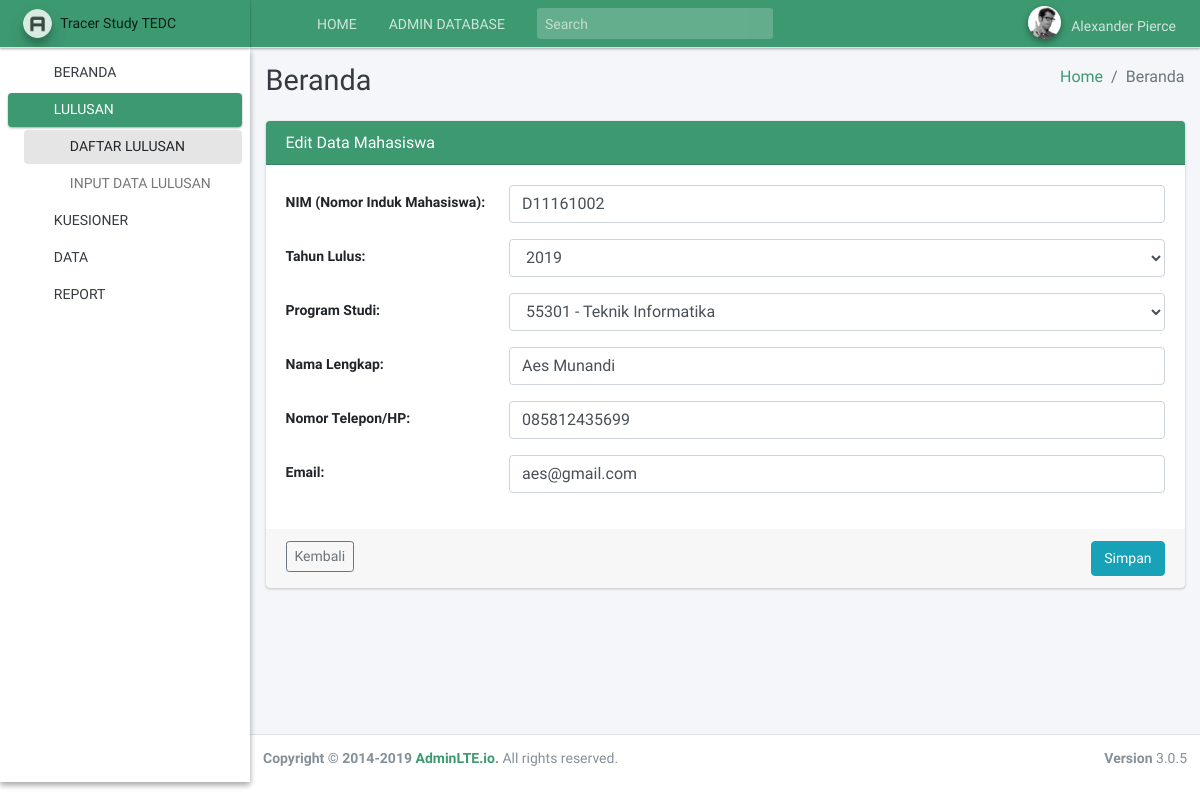
Before: /lulusan/update/2/ (signed in) with the older database file.
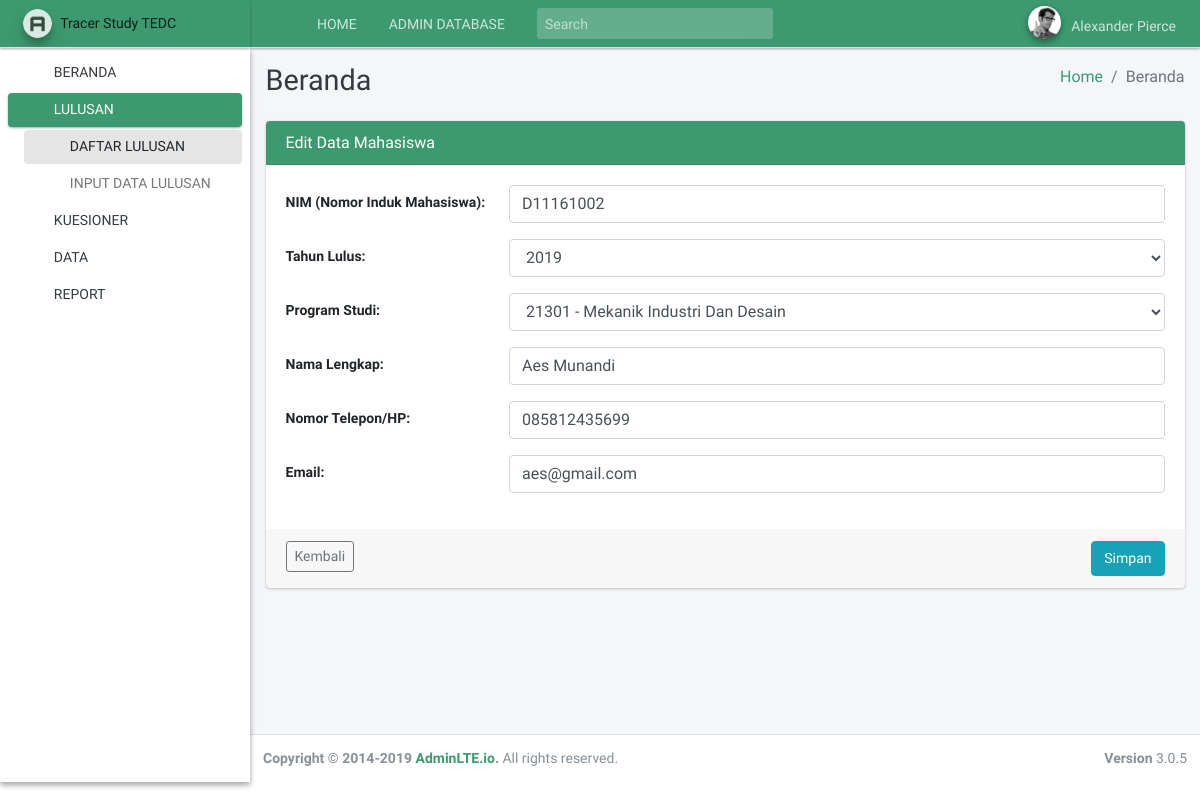
After: the same page with the newer database file.
### kuesioner/models.py (models this page shows, shortened)
class MasterFSatu(models.Model):
    nomor_mahasiswa     = models.CharField(
                            max_length=12,
                            unique=True)
    DEFAULT_POLTEK = 1
    master_poltek_id    = models.ForeignKey(
                        MasterPoltekTedc,
                        models.SET_NULL,
                        blank=True,
                        null=True,
                        default=DEFAULT_POLTEK,
    )
    master_prodi_id     = models.ForeignKey(
                        MasterProdi,
                        models.SET_NULL,
                        blank=True,
                        null=True,
    )
    LIST_OF_YEAR = []
    for y in range(2004, (datetime.now().year+1)):
        LIST_OF_YEAR.append((y, y))
    tahun_lulus         = models.PositiveSmallIntegerField(
                            choices=LIST_OF_YEAR,
    )
    nama                = models.CharField(max_length=100)
    nomor_telepon       = models.CharField(max_length=13)
    alamat_email        = models.EmailField()
    slug                = models.SlugField(blank=True, editable=False)
    created             = models.DateTimeField(auto_now_add=True)
    updated             = models.DateTimeField(auto_now=True)

### lulusan/views.py (the view)
# urls.py: path('update/<int:pk>/', login_required(LulusanUpdateView.as_view()), name='update'),
class LulusanUpdateView(UpdateView):
    model               = MasterFSatu
    form_class          = MasterFSatuForm
    template_name       = 'lulusan/lulusan_form.html'
    success_url         = reverse_lazy('lulusan:list')
    extra_context       = {
        'title': 'Edit Data Mahasiswa',
        'nav_item_lulusan': 'menu-open',
        'nav_status_lulusan': 'active',
        'nav_status_daftar_lulusan': 'active',
    }

### poltektedc/models.py (called while the page is built)
    def __str__(self):
        return "%s - %s" % (self.kode, self.nama)

### lulusan/templates/lulusan/lulusan_form.html (shortened to what this page needs)
{% extends 'base.html' %}
{% block content %}
        <div class="card card-olive text-sm">
            <div class="card-header">
            <h3 class="card-title">{{title}}</h3>
            </div>
            <form class="form-horizontal" method="POST">
            <div class="card-body">
                <div class="form-group row">
                    <label for="{{form.nomor_mahasiswa.id_for_label}}" class="col-sm-3 col-form-label">NIM (Nomor Induk Mahasiswa):</label>
                    <div class="col-sm-9">
                        {{form.nomor_mahasiswa}}
                    </div>
                </div>
                <div class="form-group row">
                    <label for="{{form.tahun_lulus.id_for_label}}" class="col-sm-3 col-form-label">Tahun Lulus: </label>
                    <div class="col-sm-9">
                        {{form.tahun_lulus}}
                    </div>
                </div>
                <div class="form-group row">
                    <label for="{{form.master_prodi_id.id_for_label}}" class="col-sm-3 col-form-label">Program Studi: </label>
                    <div class="col-sm-9">
                        {{form.master_prodi_id}}
                    </div>
                </div>
                <div class="form-group row">
                    <label for="{{form.nama.id_for_label}}" class="col-sm-3 col-form-label">Nama Lengkap: </label>
                    <div class="col-sm-9">
                        {{form.nama}}
                    </div>
                </div>
                <div class="form-group row">
                    <label for="{{form.nomor_telelpon.id_for_label}}" class="col-sm-3 col-form-label">Nomor Telepon/HP: </label>
                    <div class="col-sm-9">
                        {{form.nomor_telepon}}
                    </div>
                </div>
                <div class="form-group row">
                    <label for="{{form.alamat_email.id_for_label}}" class="col-sm-3 col-form-label">Email: </label>
                    <div class="col-sm-9">
                        {{form.alamat_email}}
                    </div>
                </div>
            </div>
            <div class="card-footer">
                <a class="btn btn-outline-secondary btn-sm float-left" href="{% url 'lulusan:list' %}">Kembali</a>
                <button type="submit" class="btn btn-info float-right">Simpan</button>
            </div>
            </form>
        </div>
{% endblock %}

Changed rows visible on the page:
changed MasterFSatu "Aes Munandi": master_prodi_id "55301 - Teknik Informatika" → "21301 - Mekanik Industri Dan Desain"
